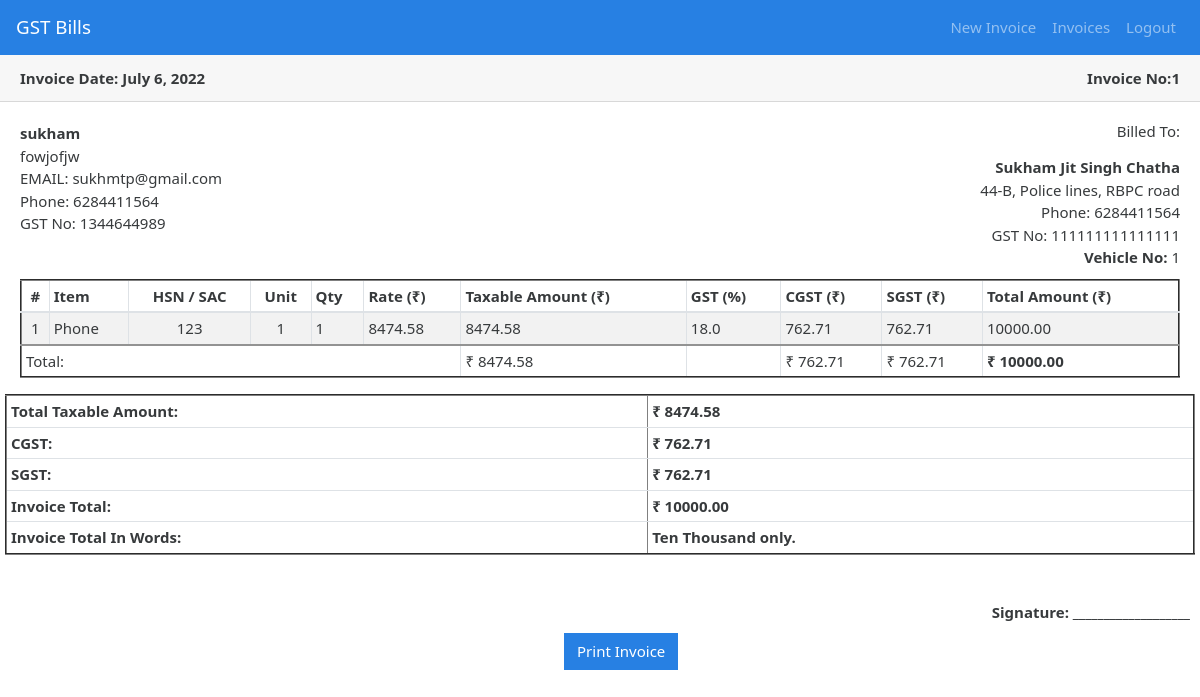
The app's page /invoice/13 (signed in) with its own data.
### gstbillingapp/models.py (models this page shows, shortened)
class Invoice(models.Model):
    user = models.ForeignKey(User,
                             null=True,
                             blank=True,
                             on_delete=models.SET_NULL)
    invoice_number = models.IntegerField()
    invoice_date = models.DateField()
    invoice_customer = models.ForeignKey('Customer',
                                         on_delete=models.SET_NULL,
                                         null=True)
    invoice_json = models.TextField()
    inventory_reflected = models.BooleanField(default=True)
    books_reflected = models.BooleanField(default=True)

class UserProfile(models.Model):
    user = models.OneToOneField(User, on_delete=models.CASCADE)
    business_title = models.CharField(max_length=100, blank=True, null=True)
    business_address = models.TextField(max_length=400, blank=True, null=True)
    business_email = models.EmailField(blank=True, null=True)
    business_phone = models.CharField(max_length=20, blank=True, null=True)
    business_gst = models.CharField(max_length=15, blank=True, null=True)

### gstbillingapp/views.py (the view)
# urls.py: path('invoice/<int:invoice_id>', views.invoice_viewer, name='invoice_viewer')
@login_required
def invoice_viewer(request, invoice_id):
    invoice_obj = get_object_or_404(Invoice, user=request.user, id=invoice_id)
    user_profile = get_object_or_404(UserProfile, user=request.user)
    context = {}
    context['invoice'] = invoice_obj
    context['invoice_data'] = json.loads(invoice_obj.invoice_json)
    print(context['invoice_data'])
    context['currency'] = "₹"
    context['total_in_words'] = num2words.num2words(int(
        context['invoice_data']['invoice_total_amt_with_gst']),
                                                    lang='en_IN').title()
    context['user_profile'] = user_profile
    return render(request, 'gstbillingapp/invoice_printer.html', context)

### gstbillingapp/templates/gstbillingapp/invoice_printer.html (shortened to what this page needs)
{% extends "gstbillingapp/print_base.html" %}
{% block content %}
	<div>
		<div class="card-header">
			<div class="row">
			<div class="col-sm-6 col-6"><strong>Invoice Date: {{invoice.invoice_date}}</strong></div>
			<div class="col-sm-6 text-right col-6"><strong>Invoice No:{{invoice.invoice_number}}</strong></div>
			</div>
		</div>
		<div class="card-body">
			<div class="row">
				<div class="col-sm-6 col-md-6 col-lg-6 col-6">
					<div>
						<strong>{{user_profile.business_title}}</strong>
					</div>
						<div id="invoice_profile_data">{{user_profile.business_address}}</div>
					{% if user_profile.business_email %}
						<div>EMAIL: {{user_profile.business_email}}</div>
					{% endif %}
					{% if user_profile.business_phone %}
						<div>Phone: {{user_profile.business_phone}}</div>
					{% endif %}
					{% if user_profile.business_gst %}
						<div>GST No: {{user_profile.business_gst}}</div>
					{% endif %}
				</div>
				<div class="col-sm-6 col-md-6 col-lg-6 col-6" style="text-align: right;">
					<h6 class="mb-3">Billed To:</h6>
					<div>
						<strong>{{ invoice_data.customer_name }}</strong>
					</div>
					<div>{{ invoice_data.customer_address }}</div>
					<div>Phone: {{ invoice_data.customer_phone }}</div>
					<div>GST No: {{ invoice_data.customer_gst }}</div>
					{% if invoice_data.vehicle_number %}
					<div><strong>Vehicle No:</strong> {{ invoice_data.vehicle_number }}</div>
					{% endif %}
				</div>
			</div>
			<div class="table-responsive-sm" style="margin-top: 10px;">
				<table class="table table-striped table-invoice" border="2">
					<thead>
						<tr>
							<th class="text-center">#</th>
							<th class="text-left">Item</th>
							<th class="text-center">HSN / SAC</th>
							<th class="text-center">Unit</th>
							<th class="text-left">Qty</th>
							<th class="text-left">Rate ({{ currency }})</th>
							<th class="text-left">Taxable Amount ({{ currency }})</th>
							<th class="text-left">GST (%)</th>
							{% if invoice_data.igstcheck %}
								<th class="text-left">IGST ({{ currency }})</th>
							{% else %}
								<th class="text-left">CGST ({{ currency }})</th>
								<th class="text-left">SGST ({{ currency }})</th>
							{% endif %}
							<th class="text-left">Total Amount ({{ currency }})</th>
						</tr>
					</thead>
					<tbody>
						{% for item in invoice_data.items %}
						<tr>
							<td class="text-center">{{ forloop.counter }}</td>
							<td class="text-left strong">{{ item.invoice_product }}</td>
							<td class="text-center">{{ item.invoice_hsn }}</td>
							<td class="text-center">{{ item.invoice_unit }}</td>
							<td class="text-left">{{ item.invoice_qty }}</td>
							<td class="text-left">{{ item.invoice_rate_without_gst|floatformat:2 }}</td>
							<td class="text-left">{{ item.invoice_amt_without_gst|floatformat:2 }}</td>
							<td class="text-left">{{ item.invoice_gst_percentage }}</td>
							{% if invoice_data.igstcheck %}
								<td class="text-left">{{ item.invoice_amt_igst|floatformat:2 }}</td>
							{% else %}
								<td class="text-left">{{ item.invoice_amt_cgst|floatformat:2 }}</td>
								<td class="text-left">{{ item.invoice_amt_sgst|floatformat:2 }}</td>
							{% endif %}
							<td class="text-left">{{ item.invoice_amt_with_gst|floatformat:2 }}</td>
						</tr>
						{% endfor %}
						<tr id="table-invoice-total-row">
							{% if invoice_data.igstcheck %}
								<td class="text-left" colspan="6">Total: </td>
								<td class="text-left">{{ currency }} {{ invoice_data.invoice_total_amt_without_gst|floatformat:2 }}</td>
								<td class="text-left"></td>
								<td class="text-left">{{ currency }} {{invoice_data.invoice_total_amt_igst|floatformat:2 }}</td>
							{% else %}
								<td class="text-left" colspan="6">Total: </td>
								<td class="text-left">{{ currency }} {{ invoice_data.invoice_total_amt_without_gst|floatformat:2 }}</td>
								<td class="text-left"></td>
								<td class="text-left">{{ currency }} {{invoice_data.invoice_total_amt_cgst|floatformat:2 }}</td>
								<td class="text-left">{{ currency }} {{invoice_data.invoice_total_amt_sgst|floatformat:2 }}</td>
							{% endif %}
							<td class="text-left"><strong>{{ currency }} {{ invoice_data.invoice_total_amt_with_gst|floatformat:2 }}</strong></td>
						</tr>
					</tbody>
				</table>
			</div>
			<div class="row">
					<table align="left" class="table text-left" id="invoice-grand-total-table" border="2">
						<tr>
							<td>Total Taxable Amount: </td>
							<td>{{ currency }} {{ invoice_data.invoice_total_amt_without_gst|floatformat:2 }}</td>
						</tr>
						{% if invoice_data.igstcheck %}
							<tr>
								<td>IGST: </td>
								<td>{{ currency }} {{ invoice_data.invoice_total_amt_igst|floatformat:2 }}</td>
							</tr>
						{% else %}
							<tr>
								<td>CGST: </td>
								<td>{{ currency }} {{ invoice_data.invoice_total_amt_cgst|floatformat:2 }}</td>
							</tr>
							<tr>
								<td>SGST: </td>
								<td>{{ currency }} {{ invoice_data.invoice_total_amt_sgst|floatformat:2 }}</td>
							</tr>
						{% endif %}
						<tr>
							<td>Invoice Total: </td>
							<td>{{ currency }} {{invoice_data.invoice_total_amt_with_gst|floatformat:2 }}</td>
						</tr>
						<tr>
							<td>
								Invoice Total In Words: </td>
								<td>{{ total_in_words }} only.</td>
						</tr>
					</table>
			</div>
		</div>
	</div>
	<div style="margin-right: 10px; margin-top: 10px; font-weight: bold; text-align:right;">Signature: ___________________</div>
	<button onclick="window.print();" class="btn btn-primary d-print-none" style="margin-left: 47%; margin-bottom: 10px; margin-top: 10px;">Print Invoice</button>
{% endblock %}

### gstbillingapp/static/gstbillingapp/main.css (style rules this page uses)
.table-invoice td, .table-invoice th { border: solid #dee2e6 1px; }
.table-invoice td, .table-invoice th { padding: 0.25rem; }
#table-invoice-total-row { border-top: 2px solid #939393; background: white; }
#invoice-grand-total-table td { font-weight: bold; padding: 0.25rem; }

### records on screen
Invoice: invoice_date "July 6, 2022", invoice_number "1"
UserProfile: business_title "sukham", business_address "fowjofjw", business_email "sukhmtp@gmail.com", business_phone "6284411564", business_gst "1344644989"

### other values on screen
{{ invoice_data.customer_name }} "Sukham Jit Singh Chatha"
{{ invoice_data.customer_address }} "44-B, Police lines, RBPC road"
{{ invoice_data.customer_phone }} "6284411564"
{{ invoice_data.customer_gst }} "111111111111111"
{{ invoice_data.vehicle_number }} "1"
{{ currency }} "₹"
{{ item.invoice_product }} "Phone"
{{ item.invoice_hsn }} "123"
{{ item.invoice_unit }} "1"
{{ item.invoice_qty }} "1"
{{ item.invoice_rate_without_gst|floatformat:2 }} "8474.58"
{{ item.invoice_amt_without_gst|floatformat:2 }} "8474.58"
{{ item.invoice_gst_percentage }} "18.0"
{{ item.invoice_amt_cgst|floatformat:2 }} "762.71"
{{ item.invoice_amt_sgst|floatformat:2 }} "762.71"
